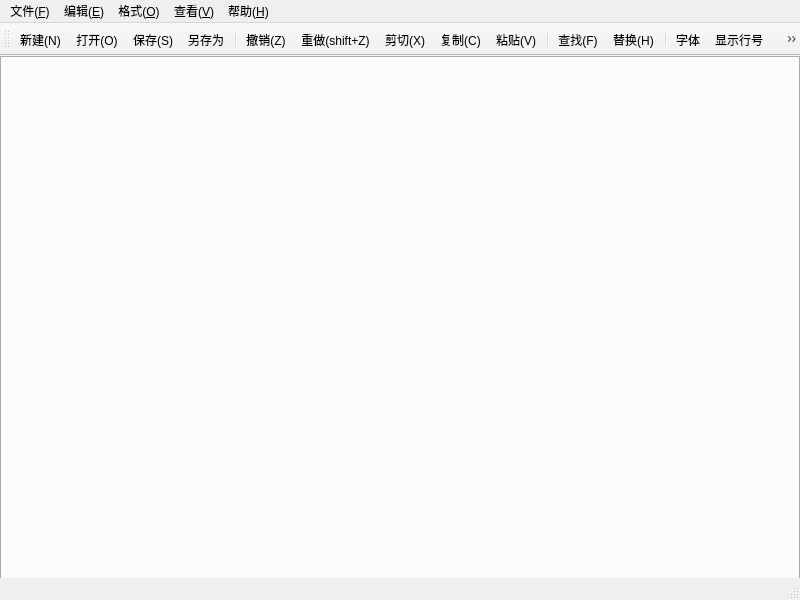
<?xml version="1.0" encoding="UTF-8"?>
<ui version="4.0">
 <class>MainWindow</class>
 <widget class="QMainWindow" name="MainWindow">
  <property name="geometry">
   <rect>
    <x>0</x>
    <y>0</y>
    <width>800</width>
    <height>600</height>
   </rect>
  </property>
  <property name="windowTitle">
   <string>MainWindow</string>
  </property>
  <widget class="QWidget" name="centralwidget">
   <widget class="QTabWidget" name="tabWidget">
    <property name="geometry">
     <rect>
      <x>0</x>
      <y>0</y>
      <width>800</width>
      <height>600</height>
     </rect>
    </property>
    <property name="currentIndex">
     <number>-1</number>
    </property>
   </widget>
  </widget>
  <widget class="QMenuBar" name="menubar">
   <property name="geometry">
    <rect>
     <x>0</x>
     <y>0</y>
     <width>800</width>
     <height>25</height>
    </rect>
   </property>
   <widget class="QMenu" name="menu_F">
    <property name="title">
     <string>文件(&amp;F)</string>
    </property>
    <addaction name="actionNew"/>
    <addaction name="actionOpen"/>
    <addaction name="actionSave"/>
    <addaction name="actionSaveAs"/>
    <addaction name="actionExit"/>
   </widget>
   <widget class="QMenu" name="menu_E">
    <property name="title">
     <string>编辑(&amp;E)</string>
    </property>
    <addaction name="actionUndo"/>
    <addaction name="actionRedo"/>
    <addaction name="actCut"/>
    <addaction name="actionCopy"/>
    <addaction name="actionPaste"/>
   </widget>
   <widget class="QMenu" name="menu_O">
    <property name="title">
     <string>格式(&amp;O)</string>
    </property>
    <addaction name="actionShowLineNumber"/>
    <addaction name="actionUneWrap"/>
    <addaction name="separator"/>
    <addaction name="actionFont"/>
    <addaction name="actionFontColor"/>
    <addaction name="separator"/>
    <addaction name="actionFontBackground"/>
    <addaction name="actionEditorBackground"/>
   </widget>
   <widget class="QMenu" name="menu_V">
    <property name="title">
     <string>查看(&amp;V)</string>
    </property>
    <addaction name="actionShowToolbar"/>
    <addaction name="actionShowstatusbar"/>
    <addaction name="actionFind"/>
    <addaction name="actionReplace"/>
   </widget>
   <widget class="QMenu" name="menu_H">
    <property name="title">
     <string>帮助(&amp;H)</string>
    </property>
    <addaction name="actionAbout"/>
   </widget>
   <addaction name="menu_F"/>
   <addaction name="menu_E"/>
   <addaction name="menu_O"/>
   <addaction name="menu_V"/>
   <addaction name="menu_H"/>
  </widget>
  <widget class="QToolBar" name="toolBar">
   <property name="windowTitle">
    <string>toolBar</string>
   </property>
   <property name="toolButtonStyle">
    <enum>Qt::ToolButtonStyle::ToolButtonIconOnly</enum>
   </property>
   <attribute name="toolBarArea">
    <enum>TopToolBarArea</enum>
   </attribute>
   <attribute name="toolBarBreak">
    <bool>false</bool>
   </attribute>
   <addaction name="actionNew"/>
   <addaction name="actionOpen"/>
   <addaction name="actionSave"/>
   <addaction name="actionSaveAs"/>
   <addaction name="separator"/>
   <addaction name="actionUndo"/>
   <addaction name="actionRedo"/>
   <addaction name="actCut"/>
   <addaction name="actionCopy"/>
   <addaction name="actionPaste"/>
   <addaction name="separator"/>
   <addaction name="actionFind"/>
   <addaction name="actionReplace"/>
   <addaction name="separator"/>
   <addaction name="actionFont"/>
   <addaction name="actionShowLineNumber"/>
   <addaction name="actionUneWrap"/>
   <addaction name="separator"/>
   <addaction name="actionShowToolbar"/>
   <addaction name="actionShowstatusbar"/>
   <addaction name="actionToggleTheme"/>
  </widget>
  <widget class="QStatusBar" name="statusBar"/>
  <action name="actionNew">
   <property name="icon">
    <iconset theme="QIcon::ThemeIcon::DocumentNew" resource="img.qrc">
     <normaloff>:/img/new2.bmp</normaloff>
     <normalon>:/img/120.bmp</normalon>:/img/new2.bmp</iconset>
   </property>
   <property name="text">
    <string>新建(N)</string>
   </property>
   <property name="toolTip">
    <string>新建(N)</string>
   </property>
   <property name="shortcut">
    <string>Ctrl+N</string>
   </property>
   <property name="menuRole">
    <enum>QAction::MenuRole::TextHeuristicRole</enum>
   </property>
  </action>
  <action name="actCut">
   <property name="icon">
    <iconset theme="QIcon::ThemeIcon::EditCut" resource="img.qrc">
     <normaloff>:/img/cut.bmp</normaloff>:/img/cut.bmp</iconset>
   </property>
   <property name="text">
    <string>剪切(X)</string>
   </property>
   <property name="toolTip">
    <string>剪切(X)</string>
   </property>
   <property name="shortcut">
    <string>Ctrl+X</string>
   </property>
  </action>
  <action name="actionExit">
   <property name="icon">
    <iconset theme="QIcon::ThemeIcon::SystemLogOut" resource="img.qrc">
     <normaloff>:/img/Exit.png</normaloff>:/img/Exit.png</iconset>
   </property>
   <property name="text">
    <string>退出</string>
   </property>
   <property name="toolTip">
    <string>退出</string>
   </property>
  </action>
  <action name="actionSave">
   <property name="icon">
    <iconset theme="QIcon::ThemeIcon::DocumentSave" resource="img.qrc">
     <normaloff>:/img/Save.png</normaloff>:/img/Save.png</iconset>
   </property>
   <property name="text">
    <string>保存(S)</string>
   </property>
   <property name="toolTip">
    <string>保存</string>
   </property>
   <property name="shortcut">
    <string>Ctrl+S</string>
   </property>
   <property name="menuRole">
    <enum>QAction::MenuRole::TextHeuristicRole</enum>
   </property>
  </action>
  <action name="actionSaveAs">
   <property name="icon">
    <iconset theme="QIcon::ThemeIcon::DocumentSaveAs" resource="img.qrc">
     <normaloff>:/img/Saveas.png</normaloff>:/img/Saveas.png</iconset>
   </property>
   <property name="text">
    <string>另存为</string>
   </property>
   <property name="toolTip">
    <string>另存为</string>
   </property>
   <property name="menuRole">
    <enum>QAction::MenuRole::TextHeuristicRole</enum>
   </property>
  </action>
  <action name="actionUndo">
   <property name="icon">
    <iconset theme="QIcon::ThemeIcon::EditUndo"/>
   </property>
   <property name="text">
    <string>撤销(Z)</string>
   </property>
   <property name="toolTip">
    <string>撤销(Z)</string>
   </property>
   <property name="shortcut">
    <string>Ctrl+Z</string>
   </property>
   <property name="menuRole">
    <enum>QAction::MenuRole::NoRole</enum>
   </property>
  </action>
  <action name="actionOpen">
   <property name="icon">
    <iconset theme="QIcon::ThemeIcon::DocumentOpen"/>
   </property>
   <property name="text">
    <string>打开(O)</string>
   </property>
   <property name="toolTip">
    <string>打开(O)</string>
   </property>
   <property name="shortcut">
    <string>Ctrl+O</string>
   </property>
   <property name="menuRole">
    <enum>QAction::MenuRole::NoRole</enum>
   </property>
  </action>
  <action name="actionCopy">
   <property name="icon">
    <iconset theme="QIcon::ThemeIcon::EditCopy"/>
   </property>
   <property name="text">
    <string>复制(C)</string>
   </property>
   <property name="toolTip">
    <string>复制(C)</string>
   </property>
   <property name="shortcut">
    <string>Ctrl+C</string>
   </property>
   <property name="menuRole">
    <enum>QAction::MenuRole::TextHeuristicRole</enum>
   </property>
  </action>
  <action name="actionPaste">
   <property name="icon">
    <iconset theme="QIcon::ThemeIcon::EditPaste"/>
   </property>
   <property name="text">
    <string>粘贴(V)</string>
   </property>
   <property name="toolTip">
    <string>粘贴(V)</string>
   </property>
   <property name="shortcut">
    <string>Ctrl+V</string>
   </property>
   <property name="menuRole">
    <enum>QAction::MenuRole::NoRole</enum>
   </property>
  </action>
  <action name="actionFind">
   <property name="icon">
    <iconset theme="QIcon::ThemeIcon::SystemSearch"/>
   </property>
   <property name="text">
    <string>查找(F)</string>
   </property>
   <property name="toolTip">
    <string>查找(F)</string>
   </property>
   <property name="shortcut">
    <string>Ctrl+F</string>
   </property>
   <property name="menuRole">
    <enum>QAction::MenuRole::NoRole</enum>
   </property>
  </action>
  <action name="actionReplace">
   <property name="icon">
    <iconset theme="QIcon::ThemeIcon::MediaPlaylistRepeat"/>
   </property>
   <property name="text">
    <string>替换(H)</string>
   </property>
   <property name="toolTip">
    <string>替换(H)</string>
   </property>
   <property name="shortcut">
    <string>Ctrl+H</string>
   </property>
   <property name="menuRole">
    <enum>QAction::MenuRole::NoRole</enum>
   </property>
  </action>
  <action name="actionFont">
   <property name="icon">
    <iconset theme="QIcon::ThemeIcon::FormatTextItalic"/>
   </property>
   <property name="text">
    <string>字体</string>
   </property>
   <property name="toolTip">
    <string>字体</string>
   </property>
   <property name="menuRole">
    <enum>QAction::MenuRole::NoRole</enum>
   </property>
  </action>
  <action name="actionUneWrap">
   <property name="checkable">
    <bool>true</bool>
   </property>
   <property name="icon">
    <iconset theme="QIcon::ThemeIcon::FormatJustifyCenter"/>
   </property>
   <property name="text">
    <string>自动换行</string>
   </property>
   <property name="toolTip">
    <string>自动换行</string>
   </property>
   <property name="menuRole">
    <enum>QAction::MenuRole::NoRole</enum>
   </property>
  </action>
  <action name="actionShowToolbar">
   <property name="checkable">
    <bool>true</bool>
   </property>
   <property name="icon">
    <iconset resource="img.qrc">
     <normaloff>:/img/IcOutlineHandyman.png</normaloff>:/img/IcOutlineHandyman.png</iconset>
   </property>
   <property name="text">
    <string>工具栏</string>
   </property>
   <property name="toolTip">
    <string>工具栏</string>
   </property>
   <property name="menuRole">
    <enum>QAction::MenuRole::NoRole</enum>
   </property>
  </action>
  <action name="actionShowstatusbar">
   <property name="checkable">
    <bool>true</bool>
   </property>
   <property name="icon">
    <iconset theme="QIcon::ThemeIcon::DriveHarddisk"/>
   </property>
   <property name="text">
    <string>状态栏</string>
   </property>
   <property name="toolTip">
    <string>状态栏</string>
   </property>
   <property name="menuRole">
    <enum>QAction::MenuRole::NoRole</enum>
   </property>
  </action>
  <action name="actionRedo">
   <property name="icon">
    <iconset theme="QIcon::ThemeIcon::EditRedo"/>
   </property>
   <property name="text">
    <string>重做(shift+Z)</string>
   </property>
   <property name="toolTip">
    <string>重做(shift+Z)</string>
   </property>
   <property name="shortcut">
    <string>Ctrl+Shift+Z</string>
   </property>
   <property name="menuRole">
    <enum>QAction::MenuRole::NoRole</enum>
   </property>
  </action>
  <action name="actionSelectAll">
   <property name="icon">
    <iconset theme="QIcon::ThemeIcon::EditSelectAll"/>
   </property>
   <property name="text">
    <string>全选(A)</string>
   </property>
   <property name="toolTip">
    <string>全选(A)</string>
   </property>
   <property name="shortcut">
    <string>Ctrl+A</string>
   </property>
   <property name="menuRole">
    <enum>QAction::MenuRole::NoRole</enum>
   </property>
  </action>
  <action name="actionAbout">
   <property name="icon">
    <iconset theme="QIcon::ThemeIcon::HelpAbout"/>
   </property>
   <property name="text">
    <string>关于</string>
   </property>
   <property name="toolTip">
    <string>关于</string>
   </property>
   <property name="menuRole">
    <enum>QAction::MenuRole::NoRole</enum>
   </property>
  </action>
  <action name="actionShowLineNumber">
   <property name="checkable">
    <bool>true</bool>
   </property>
   <property name="icon">
    <iconset theme="QIcon::ThemeIcon::ListRemove"/>
   </property>
   <property name="text">
    <string>显示行号</string>
   </property>
   <property name="toolTip">
    <string>显示行号</string>
   </property>
   <property name="menuRole">
    <enum>QAction::MenuRole::NoRole</enum>
   </property>
  </action>
  <action name="actionFontColor">
   <property name="text">
    <string>字体颜色</string>
   </property>
   <property name="toolTip">
    <string>字体颜色</string>
   </property>
   <property name="menuRole">
    <enum>QAction::MenuRole::NoRole</enum>
   </property>
  </action>
  <action name="actionEditorBackground">
   <property name="text">
    <string>编辑器背景色</string>
   </property>
   <property name="toolTip">
    <string>编辑器背景色</string>
   </property>
   <property name="menuRole">
    <enum>QAction::MenuRole::NoRole</enum>
   </property>
  </action>
  <action name="actionFontBackground">
   <property name="text">
    <string>字体背景色</string>
   </property>
   <property name="toolTip">
    <string>字体背景色</string>
   </property>
   <property name="menuRole">
    <enum>QAction::MenuRole::NoRole</enum>
   </property>
  </action>
  <action name="actionToggleTheme">
   <property name="icon">
    <iconset theme="QIcon::ThemeIcon::MediaRecord"/>
   </property>
   <property name="text">
    <string>切换深浅色模式</string>
   </property>
   <property name="toolTip">
    <string>切换为深/浅色模式</string>
   </property>
   <property name="menuRole">
    <enum>QAction::MenuRole::NoRole</enum>
   </property>
  </action>
 </widget>
 <resources>
  <include location="img.qrc"/>
 </resources>
 <connections/>
</ui>
